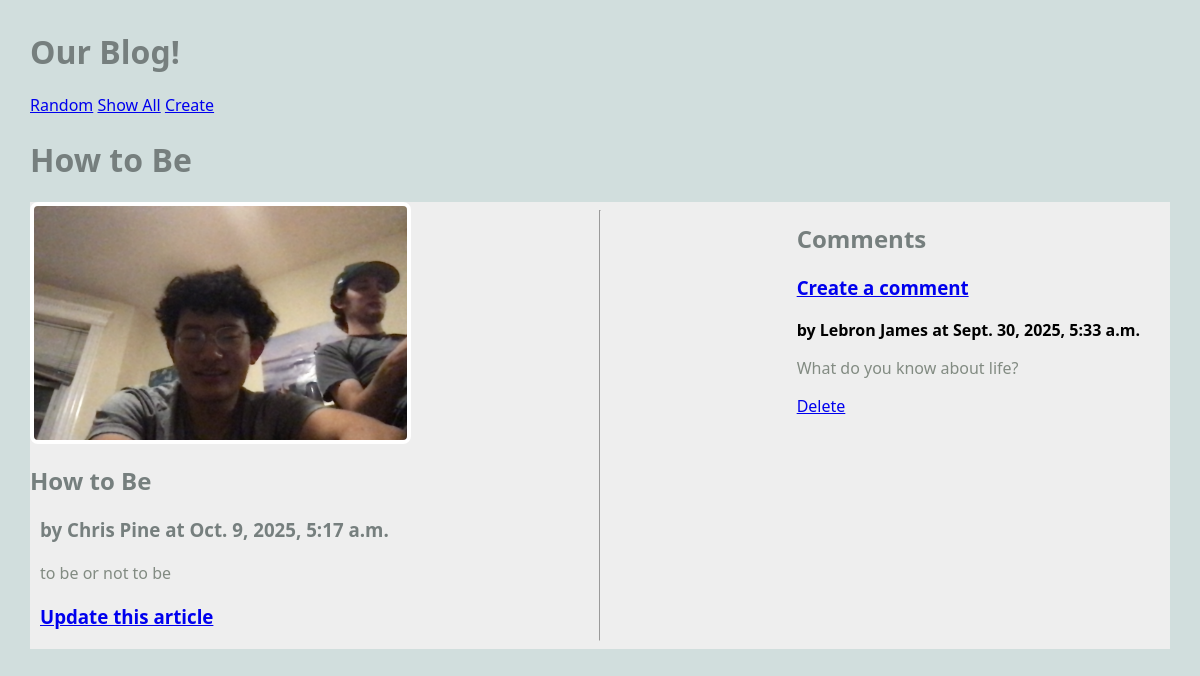
Screenshot of /blog/ with the database file from the repository.
### blog/models.py (models this page shows, shortened)
class Article(models.Model):
    title = models.TextField(blank=True)
    author = models.TextField(blank=True)
    text = models.TextField(blank=True)
    published = models.DateTimeField(auto_now=True)
    image_file = models.ImageField(blank=True) # an actual image
    def get_all_comments(self):
        comments = Comment.objects.filter(article=self)
        return comments

class Comment(models.Model):
    article = models.ForeignKey("Article", on_delete=models.CASCADE)
    author = models.TextField(blank=False)
    text = models.TextField(blank=False)
    published = models.DateTimeField(auto_now=True)
    def __str__(self):
        return f'{self.text}'

### blog/views.py (the view)
# urls.py: path('', RandomArticleView.as_view(), name="random"),
class RandomArticleView(DetailView):
    model = Article
    template_name = 'blog/article.html'
    context_object_name = 'article' # should be singular
    def get_object(self):
        all_articles = Article.objects.all()
        article = random.choice(all_articles)
        return article

### blog/templates/blog/article.html
{% extends "blog/base.html" %}
{% block content %}
<h1> {{article.title}}</h1>
<main class="grid-container">
    <article>
        {% if article.image_file %}
        <img src="{{article.image_file.url}}" alt="Image for {{article.title}}">
        {% else %}
            <h3>No image for this article</h3>
        {% endif %}
        <div>
            <h2> {{article.title}}</h2>
            <h3> by {{article.author}} at {{article.published}}</h3>
            <p>
                {{article.text}}
            </p>
            <h3>
                <a href="{% url 'update_article' article.pk %}">Update this article</a>
            </h3>
        </div>
    </article>
    <hr>
    <div>
        <h2>Comments</h2>
        <h3>
            <a href="{% url 'create_comment' article.pk %}">Create a comment</a>
        </h3>
        {% for comment in article.get_all_comments %}
            <div>
                <strong>by {{comment.author}} at {{comment.published}}</strong>
                <p>
                    {{comment.text}}
                </p>
                <a href="{% url 'delete_comment' comment.pk %}">Delete</a>
            </div>
        {% endfor %}
    </div>
</main>
{% endblock %}

### static/styles-blog.css (style rules this page uses)
body { margin: 30px; background: #d1dedd; font-family:'Segoe UI', Tahoma, Geneva, Verdana, sans-serif; }
h1, h2, h3 { color: #767f7e; }
p { color: #828b82; }
.grid-container { background: #eee; max-width: 900px; display: grid; grid-template-columns: repeat(3, 1fr); grid-gap: 10px; max-width: 1200px; margin: 20px auto; }
article img, article.featured img { width: 100%; border: 4px solid #fff; border-radius: 8px; }
article p, article h3 { margin: 20px 10px; }

### rows the page displays
Article: title "How to Be", image_file (picture), author "Chris Pine", published "Oct. 9, 2025, 5:17 a.m.", text "to be or not to be"
Comment: author "Lebron James", published "Sept. 30, 2025, 5:33 a.m.", text "What do you know about life?"
